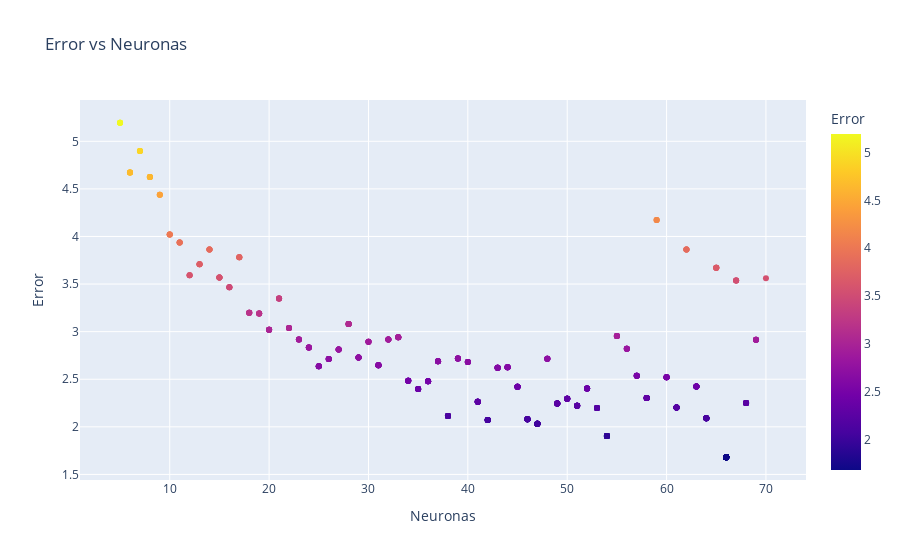

Notebook code cell kept with this figure:
### Markdown cell above
### 2.0 plot

### Code cell
px.scatter(df, x="neurons", y="target", color="target", labels={"neurons": "Neuronas", "target": "Error"}, title="Error vs Neuronas")

### Figure 1 — Plotly figure (JSON) as saved in the notebook; plotly's stock layout.template omitted (floating-point values rounded to 4 significant figures; data arrays with more than 128 entries replaced by an {"elided": "..."} marker saying what was removed)
{"data": [{"hovertemplate": "Neuronas=%{x}<br>Error=%{marker.color}<extra></extra>", "legendgroup": "", "marker": {"color": {"elided": "528 float values"}, "coloraxis": "coloraxis", "symbol": "circle"}, "mode": "markers", "name": "", "orientation": "v", "showlegend": false, "type": "scatter", "x": {"elided": "528 int values"}, "xaxis": "x", "y": {"elided": "528 float values"}, "yaxis": "y"}], "layout": {"coloraxis": {"colorbar": {"title": {"text": "Error"}}, "colorscale": [[0, "#0d0887"], [0.1111, "#46039f"], [0.2222, "#7201a8"], [0.3333, "#9c179e"], [0.4444, "#bd3786"], [0.5556, "#d8576b"], [0.6667, "#ed7953"], [0.7778, "#fb9f3a"], [0.8889, "#fdca26"], [1, "#f0f921"]]}, "legend": {"tracegroupgap": 0}, "title": {"text": "Error vs Neuronas"}, "xaxis": {"anchor": "y", "domain": [0, 1], "title": {"text": "Neuronas"}}, "yaxis": {"anchor": "x", "domain": [0, 1], "title": {"text": "Error"}}}}
